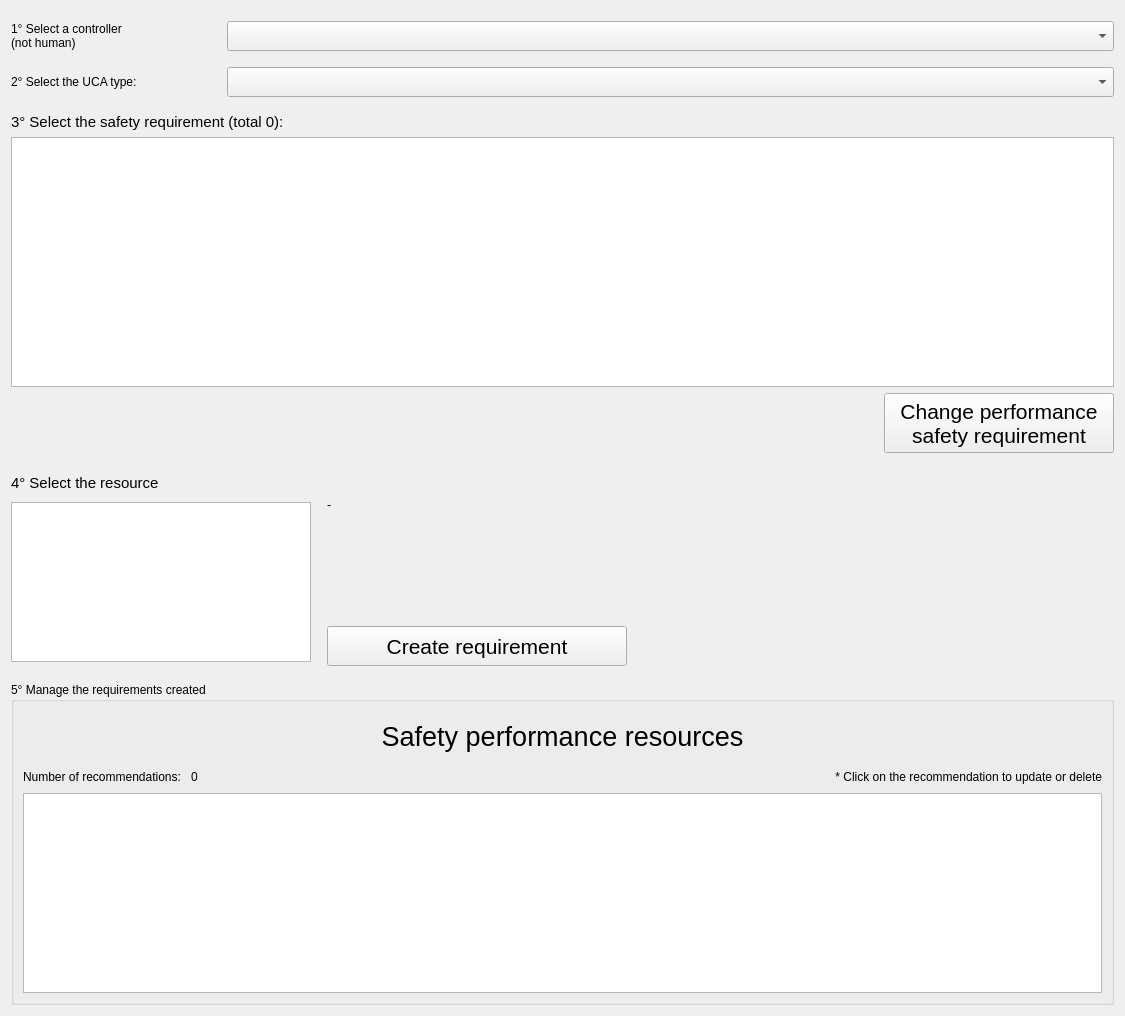
          <widget class="QWidget" name="scrollAreaWidgetContents_16">
           <property name="geometry">
            <rect>
             <x>0</x>
             <y>0</y>
             <width>1125</width>
             <height>1016</height>
            </rect>
           </property>
           <layout class="QGridLayout" name="gridLayout_63">
            <item row="0" column="0">
             <layout class="QHBoxLayout" name="horizontalLayout_96">
              <property name="topMargin">
               <number>10</number>
              </property>
              <property name="bottomMargin">
               <number>10</number>
              </property>
              <item>
               <widget class="QLabel" name="label_80">
                <property name="minimumSize">
                 <size>
                  <width>210</width>
                  <height>0</height>
                 </size>
                </property>
                <property name="maximumSize">
                 <size>
                  <width>100</width>
                  <height>16777215</height>
                 </size>
                </property>
                <property name="text">
                 <string>1° Select a controller
(not human)</string>
                </property>
               </widget>
              </item>
              <item>
               <widget class="QComboBox" name="combobox_saf_pef_controller">
                <property name="minimumSize">
                 <size>
                  <width>0</width>
                  <height>30</height>
                 </size>
                </property>
                <property name="focusPolicy">
                 <enum>Qt::TabFocus</enum>
                </property>
                <property name="contextMenuPolicy">
                 <enum>Qt::DefaultContextMenu</enum>
                </property>
                <property name="toolTip">
                 <string>This list contains all controllers that are NOT HUMAN</string>
                </property>
               </widget>
              </item>
             </layout>
            </item>
            <item row="1" column="0">
             <layout class="QHBoxLayout" name="horizontalLayout_100">
              <property name="topMargin">
               <number>0</number>
              </property>
              <property name="bottomMargin">
               <number>10</number>
              </property>
              <item>
               <widget class="QLabel" name="label_84">
                <property name="minimumSize">
                 <size>
                  <width>210</width>
                  <height>0</height>
                 </size>
                </property>
                <property name="maximumSize">
                 <size>
                  <width>100</width>
                  <height>16777215</height>
                 </size>
                </property>
                <property name="text">
                 <string>2° Select the UCA type:</string>
                </property>
               </widget>
              </item>
              <item>
               <widget class="QComboBox" name="combobox_saf_pef_uca_type">
                <property name="minimumSize">
                 <size>
                  <width>0</width>
                  <height>30</height>
                 </size>
                </property>
                <property name="focusPolicy">
                 <enum>Qt::TabFocus</enum>
                </property>
                <property name="contextMenuPolicy">
                 <enum>Qt::DefaultContextMenu</enum>
                </property>
                <property name="toolTip">
                 <string>This list contains all controllers that are NOT HUMAN</string>
                </property>
               </widget>
              </item>
             </layout>
            </item>
            <item row="2" column="0">
             <layout class="QVBoxLayout" name="verticalLayout_53">
              <property name="bottomMargin">
               <number>15</number>
              </property>
              <item>
               <widget class="QLabel" name="lbl_saf_pef_req">
                <property name="font">
                 <font>
                  <pointsize>11</pointsize>
                 </font>
                </property>
                <property name="text">
                 <string>3° Select the safety requirement (total 0):</string>
                </property>
               </widget>
              </item>
              <item>
               <widget class="QListWidget" name="listwidget_saf_pef_requirement">
                <property name="minimumSize">
                 <size>
                  <width>0</width>
                  <height>250</height>
                 </size>
                </property>
                <property name="maximumSize">
                 <size>
                  <width>16777215</width>
                  <height>16777215</height>
                 </size>
                </property>
                <property name="font">
                 <font>
                  <pointsize>11</pointsize>
                 </font>
                </property>
                <property name="autoFillBackground">
                 <bool>false</bool>
                </property>
                <property name="alternatingRowColors">
                 <bool>true</bool>
                </property>
                <property name="wordWrap">
                 <bool>true</bool>
                </property>
               </widget>
              </item>
              <item>
               <layout class="QHBoxLayout" name="horizontalLayout_113">
                <item>
                 <spacer name="horizontalSpacer_65">
                  <property name="orientation">
                   <enum>Qt::Horizontal</enum>
                  </property>
                  <property name="sizeHint" stdset="0">
                   <size>
                    <width>40</width>
                    <height>20</height>
                   </size>
                  </property>
                 </spacer>
                </item>
                <item>
                 <widget class="QPushButton" name="button_saf_pef_change">
                  <property name="minimumSize">
                   <size>
                    <width>230</width>
                    <height>60</height>
                   </size>
                  </property>
                  <property name="maximumSize">
                   <size>
                    <width>230</width>
                    <height>60</height>
                   </size>
                  </property>
                  <property name="font">
                   <font>
                    <pointsize>16</pointsize>
                    <underline>false</underline>
                    <kerning>true</kerning>
                   </font>
                  </property>
                  <property name="text">
                   <string>Change performance
safety requirement</string>
                  </property>
                 </widget>
                </item>
               </layout>
              </item>
             </layout>
            </item>
            <item row="3" column="0">
             <layout class="QVBoxLayout" name="verticalLayout_58">
              <property name="topMargin">
               <number>0</number>
              </property>
              <property name="bottomMargin">
               <number>10</number>
              </property>
              <item>
               <widget class="QLabel" name="lbl_stride_act_5">
                <property name="font">
                 <font>
                  <pointsize>11</pointsize>
                 </font>
                </property>
                <property name="text">
                 <string>4° Select the resource</string>
                </property>
               </widget>
              </item>
              <item>
               <layout class="QHBoxLayout" name="horizontalLayout_98">
                <item>
                 <widget class="QListWidget" name="listwidget_saf_pef_resource">
                  <property name="minimumSize">
                   <size>
                    <width>300</width>
                    <height>160</height>
                   </size>
                  </property>
                  <property name="maximumSize">
                   <size>
                    <width>300</width>
                    <height>160</height>
                   </size>
                  </property>
                  <property name="font">
                   <font>
                    <pointsize>11</pointsize>
                   </font>
                  </property>
                  <property name="autoFillBackground">
                   <bool>false</bool>
                  </property>
                  <property name="alternatingRowColors">
                   <bool>true</bool>
                  </property>
                  <property name="wordWrap">
                   <bool>true</bool>
                  </property>
                 </widget>
                </item>
                <item>
                 <layout class="QVBoxLayout" name="verticalLayout_45">
                  <property name="leftMargin">
                   <number>10</number>
                  </property>
                  <item>
                   <widget class="QLabel" name="lbl_saf_pef_res_req">
                    <property name="text">
                     <string>-</string>
                    </property>
                    <property name="wordWrap">
                     <bool>true</bool>
                    </property>
                   </widget>
                  </item>
                  <item>
                   <spacer name="verticalSpacer_9">
                    <property name="orientation">
                     <enum>Qt::Vertical</enum>
                    </property>
                    <property name="sizeHint" stdset="0">
                     <size>
                      <width>20</width>
                      <height>10</height>
                     </size>
                    </property>
                   </spacer>
                  </item>
                  <item>
                   <layout class="QHBoxLayout" name="horizontalLayout_97">
                    <item>
                     <widget class="QPushButton" name="button_saf_pef_add">
                      <property name="minimumSize">
                       <size>
                        <width>300</width>
                        <height>40</height>
                       </size>
                      </property>
                      <property name="maximumSize">
                       <size>
                        <width>300</width>
                        <height>16777215</height>
                       </size>
                      </property>
                      <property name="font">
                       <font>
                        <pointsize>16</pointsize>
                        <underline>false</underline>
                        <kerning>true</kerning>
                       </font>
                      </property>
                      <property name="text">
                       <string>Create requirement</string>
                      </property>
                     </widget>
                    </item>
                    <item>
                     <spacer name="horizontalSpacer_47">
                      <property name="orientation">
                       <enum>Qt::Horizontal</enum>
                      </property>
                      <property name="sizeHint" stdset="0">
                       <size>
                        <width>38</width>
                        <height>27</height>
                       </size>
                      </property>
                     </spacer>
                    </item>
                   </layout>
                  </item>
                 </layout>
                </item>
               </layout>
              </item>
             </layout>
            </item>
            <item row="4" column="0">
             <widget class="QGroupBox" name="groupBox_36">
              <property name="minimumSize">
               <size>
                <width>0</width>
                <height>200</height>
               </size>
              </property>
              <property name="maximumSize">
               <size>
                <width>16777215</width>
                <height>16777215</height>
               </size>
              </property>
              <property name="title">
               <string>5° Manage the requirements created</string>
              </property>
              <layout class="QGridLayout" name="gridLayout_61">
               <item row="0" column="0">
                <widget class="QLabel" name="label_91">
                 <property name="minimumSize">
                  <size>
                   <width>0</width>
                   <height>50</height>
                  </size>
                 </property>
                 <property name="maximumSize">
                  <size>
                   <width>16777215</width>
                   <height>50</height>
                  </size>
                 </property>
                 <property name="font">
                  <font>
                   <pointsize>20</pointsize>
                   <underline>false</underline>
                  </font>
                 </property>
                 <property name="text">
                  <string>Safety performance resources</string>
                 </property>
                 <property name="alignment">
                  <set>Qt::AlignCenter</set>
                 </property>
                </widget>
               </item>
               <item row="1" column="0">
                <layout class="QHBoxLayout" name="horizontalLayout_105">
                 <item>
                  <widget class="QLabel" name="label_92">
                   <property name="text">
                    <string>Number of recommendations: </string>
                   </property>
                  </widget>
                 </item>
                 <item>
                  <widget class="QLabel" name="lbl_saf_pef_res_requirement_count">
                   <property name="minimumSize">
                    <size>
                     <width>40</width>
                     <height>0</height>
                    </size>
                   </property>
                   <property name="text">
                    <string>0</string>
                   </property>
                  </widget>
                 </item>
                 <item>
                  <spacer name="horizontalSpacer_48">
                   <property name="orientation">
                    <enum>Qt::Horizontal</enum>
                   </property>
                   <property name="sizeHint" stdset="0">
                    <size>
                     <width>40</width>
                     <height>20</height>
                    </size>
                   </property>
                  </spacer>
                 </item>
                 <item>
                  <widget class="QLabel" name="label_102">
                   <property name="text">
                    <string>* Click on the recommendation to update or delete</string>
                   </property>
                   <property name="alignment">
                    <set>Qt::AlignRight|Qt::AlignTrailing|Qt::AlignVCenter</set>
                   </property>
                  </widget>
                 </item>
                </layout>
               </item>
               <item row="2" column="0">
                <widget class="QListWidget" name="listwidget_saf_pef_res_requirement">
                 <property name="minimumSize">
                  <size>
                   <width>0</width>
                   <height>200</height>
                  </size>
                 </property>
                 <property name="maximumSize">
                  <size>
                   <width>16777215</width>
                   <height>200</height>
                  </size>
                 </property>
                 <property name="alternatingRowColors">
                  <bool>true</bool>
                 </property>
                 <property name="wordWrap">
                  <bool>true</bool>
                 </property>
                </widget>
               </item>
              </layout>
             </widget>
            </item>
           </layout>
          </widget>
